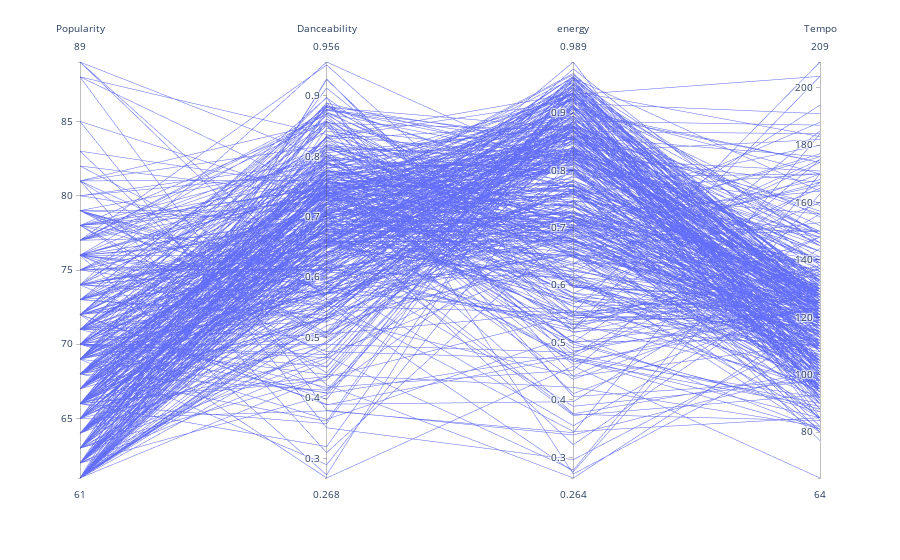

This figure's notebook cell:
### Code cell
# Create the chart:
fig = px.parallel_coordinates(
    df_pc, 
    labels={'artist': 'Artist', 'popularity': "Popularity", "danceability": "Danceability", "acousticness": "Acousticness"
            , "tempo": "Tempo", },
    color_continuous_scale=px.colors.diverging.Tealrose,
    color_continuous_midpoint=2)

# Hide the color scale that is useless in this case
fig.update_layout(coloraxis_showscale=False)

# Show the plot
fig.show()

# If you need to save this file as a standalone html file:
#fig.write_html("../../static/interactiveCharts/parallel-coordinate-plot-plotly.html")

### Figure 1 — Plotly figure (JSON) as saved in the notebook; plotly's stock layout.template omitted (floating-point values rounded to 4 significant figures; data arrays with more than 128 entries replaced by an {"elided": "..."} marker saying what was removed)
{"data": [{"dimensions": [{"label": "Popularity", "values": {"elided": "455 int values"}}, {"label": "Danceability", "values": {"elided": "455 float values"}}, {"label": "energy", "values": {"elided": "455 float values"}}, {"label": "Tempo", "values": {"elided": "455 int values"}}], "domain": {"x": [0, 1], "y": [0, 1]}, "name": "", "type": "parcoords"}], "layout": {"autosize": true, "coloraxis": {"showscale": false}, "legend": {"tracegroupgap": 0}, "margin": {"t": 60}}}
